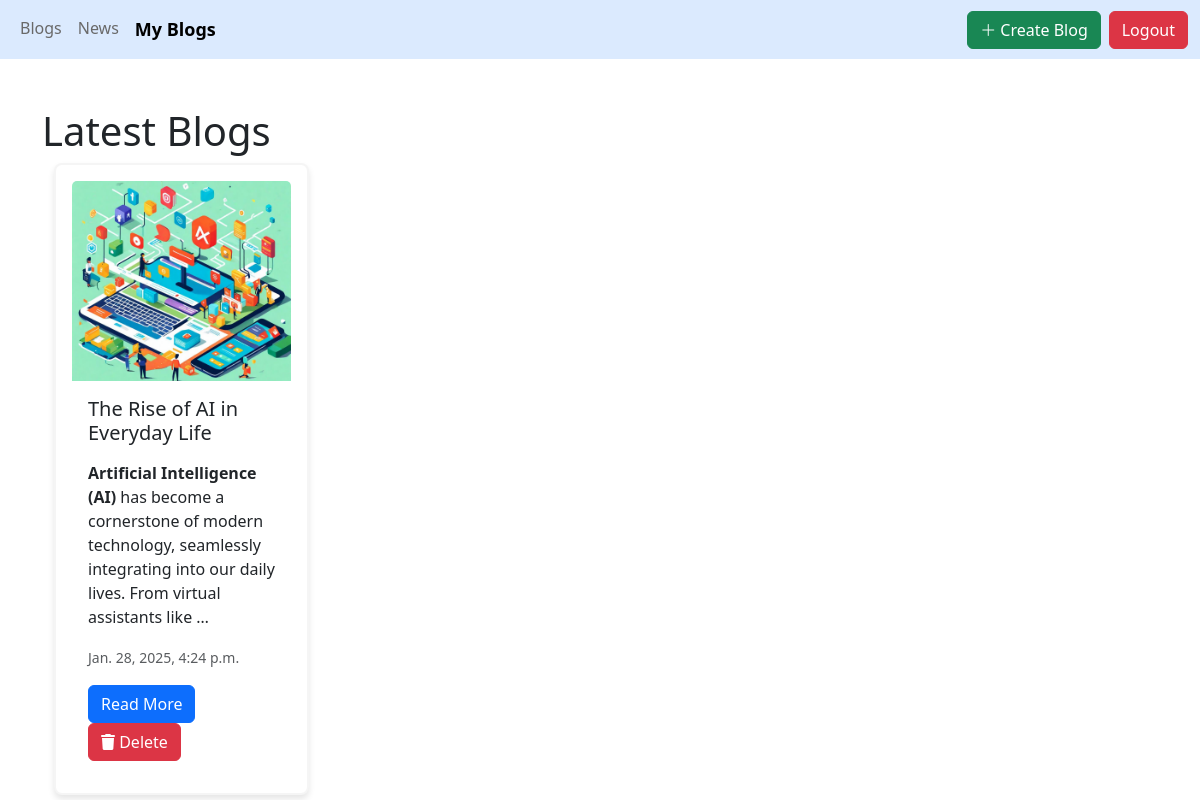
/my-blogs/ (signed in), run on the app's committed database.
### blogs/models.py (models this page shows, shortened)
class Blog(models.Model):
    author=models.ForeignKey(User,on_delete=models.CASCADE)
    title=models.CharField(max_length=200,null=False,blank=False)
    coverimage=models.ImageField(upload_to='images/',null=True,blank=True)
    body=RichTextField()
    created_at=models.DateTimeField(auto_now_add=True)
    updated_at=models.DateTimeField(auto_now=True)

### blogs/views.py (the view)
# urls.py: path('my-blogs/', get_user_blog, name="get_user_blog"),
@login_required
def get_user_blog(request):
    try:
        all_user_blog=Blog.objects.filter(author=request.user)
        return render(request,'user-blogs.html',{"blogs":all_user_blog})
    except Blog.DoesNotExist:
        messages.info("No Blog Created.")
        return render(request,'user-blogs.html')

### blogs/templates/user-blogs.html (shortened to what this page needs)
{% extends "layout.html" %}
{% block body %}
    <div class="container mt-5">
        <h1>Latest Blogs</h1>
        <div class="row row-cols-1 row-cols-sm-2 row-cols-md-3 row-cols-lg-4 g-4">
            {% for blog in blogs %}
                <div class="col">
                    <div class="card border-shadow">
                        <img src="{{ blog.coverimage.url }}" class="card-img-top" alt="{{ blog.title }}">
                        <div class="card-body">
                            <h5 class="card-title">{{ blog.title }}</h5>
                            <p class="card-text">{{ blog.body|truncatewords:20 | safe }}</p>
                            <p class="card-text"><small class="text-muted">{{ blog.created_at }}</small></p>
                            <a href="{% url 'single_blog' blog.id %}" class="btn btn-primary">Read More</a>
                            {% if request.user == blog.author %}
                                <form action="{% url 'delete_blog' blog.id %}" method="post" style="display: inline;">
                                    <button type="submit" class="btn btn-danger"><i class="fa fa-trash"></i> Delete</button>
                                </form>
                            {% endif %}
                        </div>
                    </div>
                </div>
            {% endfor %}
        </div>
    </div>
{% endblock %}

### templates/layout.html (shortened to what this page needs)
<!DOCTYPE html>
<html lang="en">
<head>
    <link href="https://cdn.jsdelivr.net/npm/bootstrap@5.3.3/dist/css/bootstrap.min.css" rel="stylesheet">
    <link href="https://cdn.jsdelivr.net/npm/bootstrap-icons/font/bootstrap-icons.css" rel="stylesheet">
    <link rel="stylesheet" href="https://cdnjs.cloudflare.com/ajax/libs/font-awesome/6.4.2/css/all.min.css">
</head>
<body>
    {% if user.is_authenticated %}
        <nav class="navbar navbar-expand-lg">
            <div class="container-fluid">
                <div class="collapse navbar-collapse" id="navbarNav">
                    <ul class="navbar-nav me-auto items">
                        <li class="nav-item">
                            <a class="nav-link {% if request.path == '/' %}active{% endif %}" href="{% url 'home' %}">
                                Blogs
                            </a>
                        </li>
                        <li class="nav-item">
                            <a class="nav-link {% if request.path == '/news/' %}active{% endif %}" href="{% url "get_all_news" %}">
                                News
                            </a>
                        </li>
                        <li class="nav-item">
                            <a class="nav-link {% if request.path == '/my-blogs/' %}active{% endif %}" href="{% url 'get_user_blog' %}">
                                My Blogs
                            </a>
                        </li>
                    </ul>
                    <ul class="navbar-nav ms-auto">
                        <li class="nav-item">
                            <a class="btn btn-success me-2 mb-lg-0 mb-2 {% if request.path == '/create/' %}active{% endif %}" href="{% url 'create_blog' %}">
                                <i class="bi bi-plus-lg"></i> Create Blog
                            </a>
                        </li>
                        <li class="nav-item">
                            <form action="{% url 'logout_user' %}" method="POST">
                                <button class="btn btn-danger">Logout</button>
                            </form>
                        </li>
                    </ul>
                </div>
            </div>
        </nav>
    {% endif %}
    {% block body %}{% endblock %}
    {% load static %}
</body>
</html>

### templates/layout.html (style rules this page uses)
* { margin: 0; padding: 0; }
html,body { box-sizing:border-box; height:100%; width: 100%; overflow-x:hidden; }
.border-shadow { border: 2px solid rgba(204, 204, 204, 0.2); padding: 16px; box-shadow: 0 4px 6px rgba(0, 0, 0, 0.1); border-radius: 8px; }
.navbar-nav .nav-link { color: #696969; font-size: 16px; font-weight: 500; padding: 8px 16px; transition: background-color .7s, color 0.3s; }
.navbar-nav .nav-link.active { font-weight: bold; color: black; border-radius: 20px; font-size: 18px; }
.navbar { background-color: #dbeafe; }

### blogs/templates/user-blogs.html (style rules this page uses)
.row { margin-right: 0; margin-left: 0; }
.card { max-width: 100%; }
.card-img-top { height: 200px; object-fit: cover; }

### data on the page
Blog: coverimage (picture), title "The Rise of AI in Everyday Life", body "Artificial Intelligence (AI) has become a cornerstone of modern technology, seamlessly integrating into our daily lives. From virtual assistants like …", created_at "Jan. 28, 2025, 4:24 p.m.", shows "Delete"
